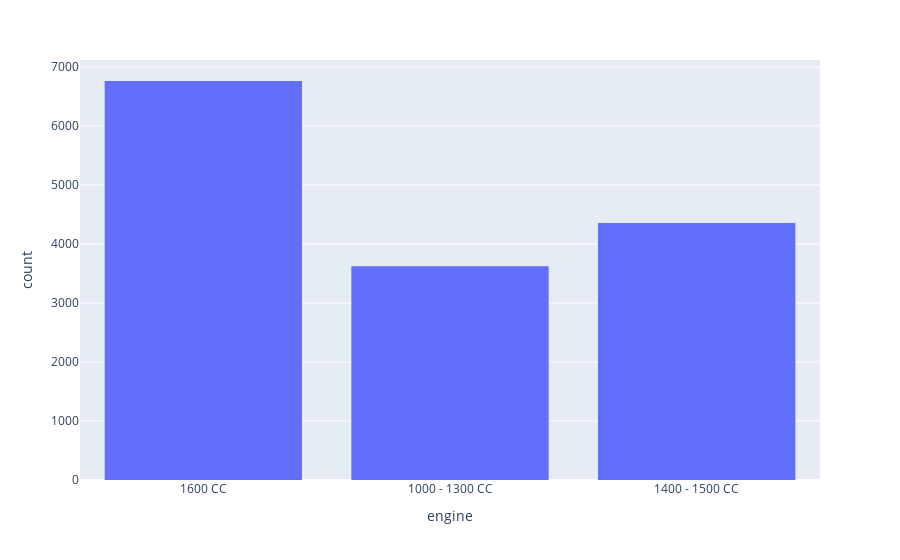

Notebook cell for this chart:
### Code cell
#The code generates a histogram to visualize the distribution of engine sizes or types in the 'Engine' column.
px.histogram(df_EDA, x = 'engine')

### Figure 1 — Plotly figure (JSON) as saved in the notebook; plotly's stock layout.template omitted (floating-point values rounded to 4 significant figures; data arrays with more than 128 entries replaced by an {"elided": "..."} marker saying what was removed)
{"data": [{"alignmentgroup": "True", "bingroup": "x", "hovertemplate": "engine=%{x}<br>count=%{y}<extra></extra>", "legendgroup": "", "marker": {"color": "#636efa", "pattern": {"shape": ""}}, "name": "", "offsetgroup": "", "orientation": "v", "showlegend": false, "type": "histogram", "x": {"elided": "14740 str values"}, "xaxis": "x", "yaxis": "y"}], "layout": {"barmode": "relative", "legend": {"tracegroupgap": 0}, "margin": {"t": 60}, "xaxis": {"anchor": "y", "domain": [0, 1], "title": {"text": "engine"}}, "yaxis": {"anchor": "x", "domain": [0, 1], "title": {"text": "count"}}}}
